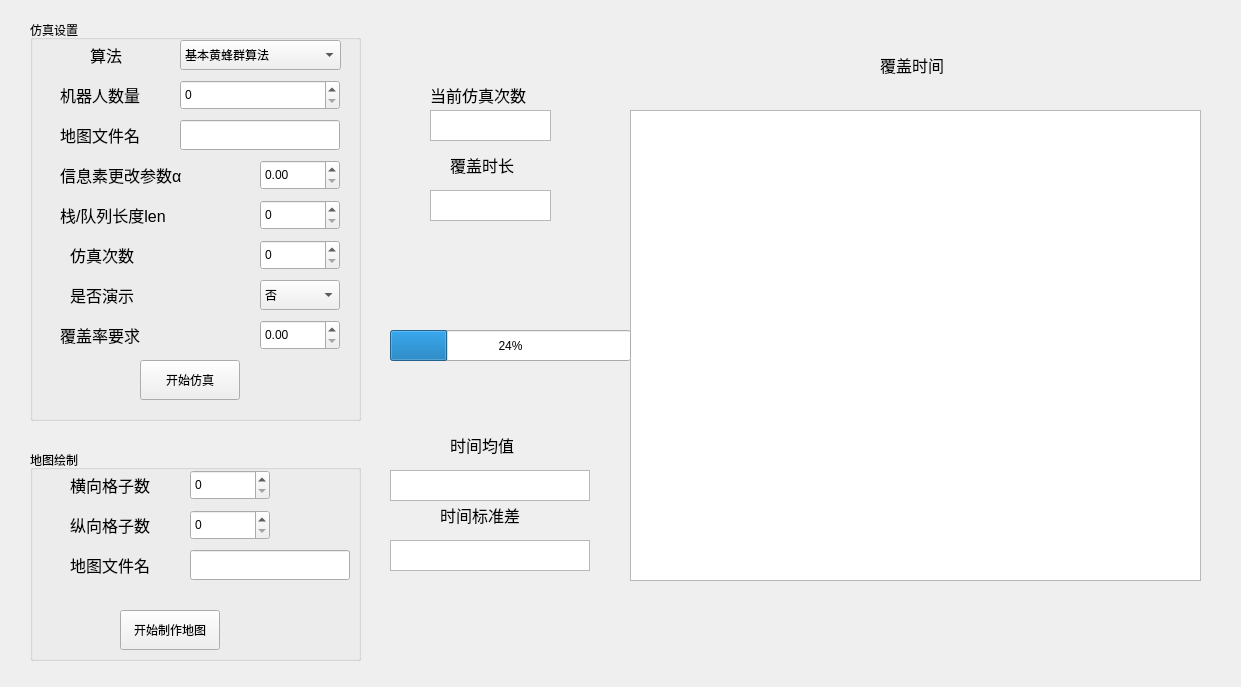
<?xml version="1.0" encoding="UTF-8"?>
<ui version="4.0">
 <class>Form</class>
 <widget class="QWidget" name="Form">
  <property name="geometry">
   <rect>
    <x>0</x>
    <y>0</y>
    <width>1241</width>
    <height>687</height>
   </rect>
  </property>
  <property name="windowTitle">
   <string>多机器人覆盖仿真</string>
  </property>
  <property name="styleSheet">
   <string notr="true"/>
  </property>
  <widget class="QComboBox" name="Algorithm">
   <property name="geometry">
    <rect>
     <x>180</x>
     <y>40</y>
     <width>161</width>
     <height>30</height>
    </rect>
   </property>
   <item>
    <property name="text">
     <string>基本黄蜂群算法</string>
    </property>
   </item>
   <item>
    <property name="text">
     <string>启发式黄蜂群</string>
    </property>
   </item>
   <item>
    <property name="text">
     <string>深度优先搜索</string>
    </property>
   </item>
   <item>
    <property name="text">
     <string>栈限长dfs</string>
    </property>
   </item>
   <item>
    <property name="text">
     <string>队列限长dfs</string>
    </property>
   </item>
   <item>
    <property name="text">
     <string>直接轮盘赌</string>
    </property>
   </item>
  </widget>
  <widget class="QLabel" name="label">
   <property name="geometry">
    <rect>
     <x>90</x>
     <y>40</y>
     <width>40</width>
     <height>30</height>
    </rect>
   </property>
   <property name="font">
    <font>
     <family>Adobe 宋体 Std L</family>
     <pointsize>12</pointsize>
     <weight>50</weight>
     <bold>false</bold>
    </font>
   </property>
   <property name="text">
    <string>算法</string>
   </property>
  </widget>
  <widget class="QLabel" name="label_2">
   <property name="geometry">
    <rect>
     <x>60</x>
     <y>80</y>
     <width>100</width>
     <height>30</height>
    </rect>
   </property>
   <property name="font">
    <font>
     <pointsize>12</pointsize>
    </font>
   </property>
   <property name="text">
    <string>机器人数量</string>
   </property>
  </widget>
  <widget class="PlotWidget" name="Coverage_time">
   <property name="geometry">
    <rect>
     <x>630</x>
     <y>110</y>
     <width>571</width>
     <height>471</height>
    </rect>
   </property>
  </widget>
  <widget class="QLabel" name="label_3">
   <property name="geometry">
    <rect>
     <x>880</x>
     <y>50</y>
     <width>100</width>
     <height>30</height>
    </rect>
   </property>
   <property name="font">
    <font>
     <pointsize>12</pointsize>
    </font>
   </property>
   <property name="text">
    <string>覆盖时间</string>
   </property>
  </widget>
  <widget class="QSpinBox" name="Map_ylen">
   <property name="geometry">
    <rect>
     <x>190</x>
     <y>470</y>
     <width>80</width>
     <height>30</height>
    </rect>
   </property>
   <property name="maximum">
    <number>999</number>
   </property>
  </widget>
  <widget class="QSpinBox" name="Map_xlen">
   <property name="geometry">
    <rect>
     <x>190</x>
     <y>510</y>
     <width>80</width>
     <height>30</height>
    </rect>
   </property>
   <property name="maximum">
    <number>999</number>
   </property>
  </widget>
  <widget class="QLabel" name="label_5">
   <property name="geometry">
    <rect>
     <x>70</x>
     <y>470</y>
     <width>100</width>
     <height>30</height>
    </rect>
   </property>
   <property name="font">
    <font>
     <pointsize>12</pointsize>
    </font>
   </property>
   <property name="text">
    <string>横向格子数</string>
   </property>
  </widget>
  <widget class="QLabel" name="label_6">
   <property name="geometry">
    <rect>
     <x>70</x>
     <y>510</y>
     <width>100</width>
     <height>30</height>
    </rect>
   </property>
   <property name="font">
    <font>
     <pointsize>12</pointsize>
    </font>
   </property>
   <property name="text">
    <string>纵向格子数</string>
   </property>
  </widget>
  <widget class="QPushButton" name="Make_map">
   <property name="geometry">
    <rect>
     <x>120</x>
     <y>610</y>
     <width>100</width>
     <height>40</height>
    </rect>
   </property>
   <property name="text">
    <string>开始制作地图</string>
   </property>
  </widget>
  <widget class="QLineEdit" name="Map_filename_write">
   <property name="geometry">
    <rect>
     <x>190</x>
     <y>550</y>
     <width>160</width>
     <height>30</height>
    </rect>
   </property>
  </widget>
  <widget class="QLabel" name="label_7">
   <property name="geometry">
    <rect>
     <x>70</x>
     <y>550</y>
     <width>100</width>
     <height>30</height>
    </rect>
   </property>
   <property name="font">
    <font>
     <pointsize>12</pointsize>
    </font>
   </property>
   <property name="text">
    <string>地图文件名</string>
   </property>
  </widget>
  <widget class="QLabel" name="label_8">
   <property name="geometry">
    <rect>
     <x>60</x>
     <y>120</y>
     <width>100</width>
     <height>30</height>
    </rect>
   </property>
   <property name="font">
    <font>
     <pointsize>12</pointsize>
    </font>
   </property>
   <property name="text">
    <string>地图文件名</string>
   </property>
  </widget>
  <widget class="QLineEdit" name="Map_filename_read">
   <property name="geometry">
    <rect>
     <x>180</x>
     <y>120</y>
     <width>160</width>
     <height>30</height>
    </rect>
   </property>
  </widget>
  <widget class="QLabel" name="label_9">
   <property name="geometry">
    <rect>
     <x>60</x>
     <y>160</y>
     <width>160</width>
     <height>30</height>
    </rect>
   </property>
   <property name="font">
    <font>
     <pointsize>12</pointsize>
    </font>
   </property>
   <property name="text">
    <string>信息素更改参数α</string>
   </property>
  </widget>
  <widget class="QDoubleSpinBox" name="Alpha">
   <property name="geometry">
    <rect>
     <x>260</x>
     <y>160</y>
     <width>80</width>
     <height>30</height>
    </rect>
   </property>
  </widget>
  <widget class="QSpinBox" name="Robot_num">
   <property name="geometry">
    <rect>
     <x>180</x>
     <y>80</y>
     <width>160</width>
     <height>30</height>
    </rect>
   </property>
  </widget>
  <widget class="QLabel" name="label_13">
   <property name="geometry">
    <rect>
     <x>430</x>
     <y>80</y>
     <width>120</width>
     <height>30</height>
    </rect>
   </property>
   <property name="font">
    <font>
     <pointsize>12</pointsize>
    </font>
   </property>
   <property name="text">
    <string>当前仿真次数</string>
   </property>
  </widget>
  <widget class="QTextBrowser" name="Num_now">
   <property name="geometry">
    <rect>
     <x>430</x>
     <y>110</y>
     <width>121</width>
     <height>31</height>
    </rect>
   </property>
  </widget>
  <widget class="QLabel" name="label_14">
   <property name="geometry">
    <rect>
     <x>450</x>
     <y>150</y>
     <width>80</width>
     <height>30</height>
    </rect>
   </property>
   <property name="font">
    <font>
     <pointsize>12</pointsize>
    </font>
   </property>
   <property name="text">
    <string>覆盖时长</string>
   </property>
  </widget>
  <widget class="QTextBrowser" name="Time_now">
   <property name="geometry">
    <rect>
     <x>430</x>
     <y>190</y>
     <width>121</width>
     <height>31</height>
    </rect>
   </property>
  </widget>
  <widget class="QProgressBar" name="progressBar">
   <property name="geometry">
    <rect>
     <x>390</x>
     <y>330</y>
     <width>241</width>
     <height>31</height>
    </rect>
   </property>
   <property name="value">
    <number>24</number>
   </property>
  </widget>
  <widget class="QGroupBox" name="groupBox">
   <property name="geometry">
    <rect>
     <x>30</x>
     <y>20</y>
     <width>331</width>
     <height>401</height>
    </rect>
   </property>
   <property name="title">
    <string>仿真设置</string>
   </property>
   <widget class="QPushButton" name="Simulation">
    <property name="geometry">
     <rect>
      <x>110</x>
      <y>340</y>
      <width>100</width>
      <height>40</height>
     </rect>
    </property>
    <property name="text">
     <string>开始仿真</string>
    </property>
   </widget>
   <widget class="QSpinBox" name="Total_time">
    <property name="geometry">
     <rect>
      <x>230</x>
      <y>220</y>
      <width>80</width>
      <height>30</height>
     </rect>
    </property>
    <property name="maximum">
     <number>999</number>
    </property>
   </widget>
   <widget class="QLabel" name="label_12">
    <property name="geometry">
     <rect>
      <x>30</x>
      <y>300</y>
      <width>100</width>
      <height>30</height>
     </rect>
    </property>
    <property name="font">
     <font>
      <pointsize>12</pointsize>
     </font>
    </property>
    <property name="text">
     <string>覆盖率要求</string>
    </property>
   </widget>
   <widget class="QComboBox" name="Window">
    <property name="geometry">
     <rect>
      <x>230</x>
      <y>260</y>
      <width>80</width>
      <height>30</height>
     </rect>
    </property>
    <item>
     <property name="text">
      <string>否</string>
     </property>
    </item>
    <item>
     <property name="text">
      <string>是</string>
     </property>
    </item>
   </widget>
   <widget class="QLabel" name="label_11">
    <property name="geometry">
     <rect>
      <x>40</x>
      <y>260</y>
      <width>80</width>
      <height>30</height>
     </rect>
    </property>
    <property name="font">
     <font>
      <pointsize>12</pointsize>
     </font>
    </property>
    <property name="text">
     <string>是否演示</string>
    </property>
   </widget>
   <widget class="QDoubleSpinBox" name="Cover_ratio">
    <property name="geometry">
     <rect>
      <x>230</x>
      <y>300</y>
      <width>80</width>
      <height>30</height>
     </rect>
    </property>
   </widget>
   <widget class="QLabel" name="label_10">
    <property name="geometry">
     <rect>
      <x>40</x>
      <y>220</y>
      <width>80</width>
      <height>30</height>
     </rect>
    </property>
    <property name="font">
     <font>
      <pointsize>12</pointsize>
     </font>
    </property>
    <property name="text">
     <string>仿真次数</string>
    </property>
   </widget>
   <widget class="QLabel" name="label_15">
    <property name="geometry">
     <rect>
      <x>30</x>
      <y>180</y>
      <width>160</width>
      <height>30</height>
     </rect>
    </property>
    <property name="font">
     <font>
      <pointsize>12</pointsize>
     </font>
    </property>
    <property name="text">
     <string>栈/队列长度len</string>
    </property>
   </widget>
   <widget class="QSpinBox" name="Len">
    <property name="geometry">
     <rect>
      <x>230</x>
      <y>180</y>
      <width>80</width>
      <height>30</height>
     </rect>
    </property>
    <property name="maximum">
     <number>999</number>
    </property>
   </widget>
  </widget>
  <widget class="QGroupBox" name="groupBox_2">
   <property name="geometry">
    <rect>
     <x>30</x>
     <y>450</y>
     <width>331</width>
     <height>211</height>
    </rect>
   </property>
   <property name="title">
    <string>地图绘制</string>
   </property>
  </widget>
  <widget class="QLabel" name="label_16">
   <property name="geometry">
    <rect>
     <x>450</x>
     <y>430</y>
     <width>80</width>
     <height>30</height>
    </rect>
   </property>
   <property name="font">
    <font>
     <pointsize>12</pointsize>
    </font>
   </property>
   <property name="text">
    <string>时间均值</string>
   </property>
  </widget>
  <widget class="QTextBrowser" name="Stander">
   <property name="geometry">
    <rect>
     <x>390</x>
     <y>540</y>
     <width>200</width>
     <height>31</height>
    </rect>
   </property>
  </widget>
  <widget class="QLabel" name="label_17">
   <property name="geometry">
    <rect>
     <x>440</x>
     <y>500</y>
     <width>100</width>
     <height>30</height>
    </rect>
   </property>
   <property name="font">
    <font>
     <pointsize>12</pointsize>
    </font>
   </property>
   <property name="text">
    <string>时间标准差</string>
   </property>
  </widget>
  <widget class="QTextBrowser" name="Mean">
   <property name="geometry">
    <rect>
     <x>390</x>
     <y>470</y>
     <width>200</width>
     <height>31</height>
    </rect>
   </property>
  </widget>
  <zorder>groupBox_2</zorder>
  <zorder>groupBox</zorder>
  <zorder>Algorithm</zorder>
  <zorder>label</zorder>
  <zorder>label_2</zorder>
  <zorder>Coverage_time</zorder>
  <zorder>label_3</zorder>
  <zorder>Map_ylen</zorder>
  <zorder>Map_xlen</zorder>
  <zorder>label_5</zorder>
  <zorder>label_6</zorder>
  <zorder>Make_map</zorder>
  <zorder>Map_filename_write</zorder>
  <zorder>label_7</zorder>
  <zorder>label_8</zorder>
  <zorder>Map_filename_read</zorder>
  <zorder>label_9</zorder>
  <zorder>Alpha</zorder>
  <zorder>Robot_num</zorder>
  <zorder>label_13</zorder>
  <zorder>Num_now</zorder>
  <zorder>label_14</zorder>
  <zorder>Time_now</zorder>
  <zorder>progressBar</zorder>
  <zorder>label_16</zorder>
  <zorder>Stander</zorder>
  <zorder>label_17</zorder>
  <zorder>Mean</zorder>
 </widget>
 <customwidgets>
  <customwidget>
   <class>PlotWidget</class>
   <extends>QGraphicsView</extends>
   <header>pyqtgraph/core</header>
  </customwidget>
 </customwidgets>
 <resources/>
 <connections/>
</ui>
